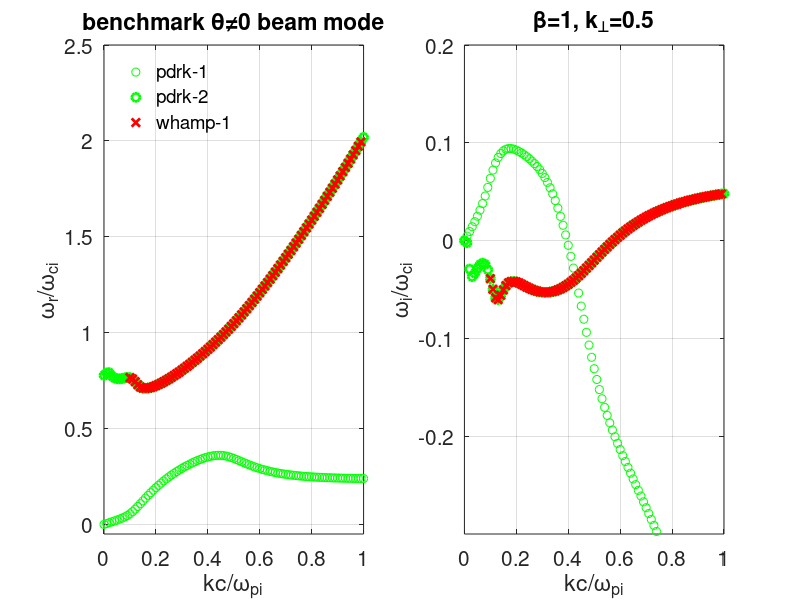

This figure's MATLAB source:
% Hua-sheng XIE, 2018-10-28 22:41 beam with kperp=0.5
% datpdrk=[kzz*cwp,wws(:,1,1),wws(:,1,2)]
datpdrk =[
   0.0000 + 0.0000i   0.0000 + 0.0000i   0.7774 + 0.0000i
   0.0100 + 0.0000i   0.0044 + 0.0046i   0.7900 - 0.0022i
   0.0200 + 0.0000i   0.0089 + 0.0093i   0.7915 - 0.0291i
   0.0300 + 0.0000i   0.0134 + 0.0142i   0.7740 - 0.0368i
   0.0400 + 0.0000i   0.0180 + 0.0193i   0.7639 - 0.0334i
   0.0500 + 0.0000i   0.0228 + 0.0249i   0.7597 - 0.0285i
   0.0600 + 0.0000i   0.0278 + 0.0311i   0.7591 - 0.0247i
   0.0700 + 0.0000i   0.0331 + 0.0379i   0.7610 - 0.0230i
   0.0800 + 0.0000i   0.0391 + 0.0456i   0.7644 - 0.0244i
   0.0900 + 0.0000i   0.0462 + 0.0544i   0.7668 - 0.0298i
   0.1000 + 0.0000i   0.0553 + 0.0636i   0.7654 - 0.0389i
   0.1100 + 0.0000i   0.0665 + 0.0721i   0.7580 - 0.0499i
   0.1200 + 0.0000i   0.0795 + 0.0794i   0.7444 - 0.0585i
   0.1300 + 0.0000i   0.0935 + 0.0850i   0.7284 - 0.0603i
   0.1400 + 0.0000i   0.1080 + 0.0890i   0.7164 - 0.0560i
   0.1500 + 0.0000i   0.1227 + 0.0918i   0.7106 - 0.0503i
   0.1600 + 0.0000i   0.1373 + 0.0934i   0.7092 - 0.0459i
   0.1700 + 0.0000i   0.1515 + 0.0941i   0.7106 - 0.0432i
   0.1800 + 0.0000i   0.1654 + 0.0941i   0.7138 - 0.0419i
   0.1900 + 0.0000i   0.1788 + 0.0935i   0.7183 - 0.0417i
   0.2000 + 0.0000i   0.1916 + 0.0925i   0.7237 - 0.0423i
   0.2100 + 0.0000i   0.2039 + 0.0911i   0.7298 - 0.0433i
   0.2200 + 0.0000i   0.2156 + 0.0896i   0.7365 - 0.0446i
   0.2300 + 0.0000i   0.2268 + 0.0878i   0.7436 - 0.0460i
   0.2400 + 0.0000i   0.2375 + 0.0858i   0.7512 - 0.0474i
   0.2500 + 0.0000i   0.2477 + 0.0837i   0.7593 - 0.0487i
   0.2600 + 0.0000i   0.2574 + 0.0813i   0.7676 - 0.0499i
   0.2700 + 0.0000i   0.2667 + 0.0787i   0.7764 - 0.0510i
   0.2800 + 0.0000i   0.2756 + 0.0758i   0.7855 - 0.0518i
   0.2900 + 0.0000i   0.2840 + 0.0725i   0.7948 - 0.0524i
   0.3000 + 0.0000i   0.2921 + 0.0687i   0.8045 - 0.0528i
   0.3100 + 0.0000i   0.2998 + 0.0644i   0.8143 - 0.0530i
   0.3200 + 0.0000i   0.3071 + 0.0595i   0.8245 - 0.0529i
   0.3300 + 0.0000i   0.3141 + 0.0540i   0.8348 - 0.0527i
   0.3400 + 0.0000i   0.3208 + 0.0478i   0.8454 - 0.0522i
   0.3500 + 0.0000i   0.3270 + 0.0409i   0.8562 - 0.0514i
   0.3600 + 0.0000i   0.3329 + 0.0332i   0.8672 - 0.0505i
   0.3700 + 0.0000i   0.3384 + 0.0248i   0.8784 - 0.0493i
   0.3800 + 0.0000i   0.3434 + 0.0157i   0.8899 - 0.0479i
   0.3900 + 0.0000i   0.3479 + 0.0058i   0.9015 - 0.0463i
   0.4000 + 0.0000i   0.3518 - 0.0048i   0.9134 - 0.0446i
   0.4100 + 0.0000i   0.3551 - 0.0161i   0.9256 - 0.0426i
   0.4200 + 0.0000i   0.3577 - 0.0281i   0.9380 - 0.0405i
   0.4300 + 0.0000i   0.3594 - 0.0406i   0.9506 - 0.0382i
   0.4400 + 0.0000i   0.3603 - 0.0536i   0.9636 - 0.0358i
   0.4500 + 0.0000i   0.3601 - 0.0670i   0.9768 - 0.0333i
   0.4600 + 0.0000i   0.3588 - 0.0804i   0.9903 - 0.0307i
   0.4700 + 0.0000i   0.3565 - 0.0938i   1.0042 - 0.0281i
   0.4800 + 0.0000i   0.3531 - 0.1068i   1.0183 - 0.0254i
   0.4900 + 0.0000i   0.3488 - 0.1193i   1.0327 - 0.0226i
   0.5000 + 0.0000i   0.3439 - 0.1310i   1.0474 - 0.0199i
   0.5100 + 0.0000i   0.3385 - 0.1420i   1.0624 - 0.0171i
   0.5200 + 0.0000i   0.3328 - 0.1523i   1.0777 - 0.0144i
   0.5300 + 0.0000i   0.3270 - 0.1617i   1.0932 - 0.0116i
   0.5400 + 0.0000i   0.3212 - 0.1705i   1.1090 - 0.0090i
   0.5500 + 0.0000i   0.3156 - 0.1787i   1.1251 - 0.0064i
   0.5600 + 0.0000i   0.3102 - 0.1864i   1.1414 - 0.0038i
   0.5700 + 0.0000i   0.3050 - 0.1937i   1.1580 - 0.0013i
   0.5800 + 0.0000i   0.3001 - 0.2006i   1.1748 + 0.0011i
   0.5900 + 0.0000i   0.2954 - 0.2073i   1.1918 + 0.0034i
   0.6000 + 0.0000i   0.2911 - 0.2136i   1.2090 + 0.0057i
   0.6100 + 0.0000i   0.2870 - 0.2199i   1.2264 + 0.0078i
   0.6200 + 0.0000i   0.2832 - 0.2259i   1.2440 + 0.0099i
   0.6300 + 0.0000i   0.2797 - 0.2319i   1.2618 + 0.0119i
   0.6400 + 0.0000i   0.2764 - 0.2378i   1.2798 + 0.0139i
   0.6500 + 0.0000i   0.2734 - 0.2437i   1.2979 + 0.0157i
   0.6600 + 0.0000i   0.2706 - 0.2495i   1.3162 + 0.0175i
   0.6700 + 0.0000i   0.2680 - 0.2554i   1.3347 + 0.0192i
   0.6800 + 0.0000i   0.2656 - 0.2612i   1.3533 + 0.0208i
   0.6900 + 0.0000i   0.2634 - 0.2671i   1.3720 + 0.0224i
   0.7000 + 0.0000i   0.2614 - 0.2731i   1.3909 + 0.0239i
   0.7100 + 0.0000i   0.2595 - 0.2791i   1.4100 + 0.0253i
   0.7200 + 0.0000i   0.2578 - 0.2851i   1.4292 + 0.0267i
   0.7300 + 0.0000i   0.2562 - 0.2912i   1.4485 + 0.0280i
   0.7400 + 0.0000i   0.2547 - 0.2974i   1.4680 + 0.0292i
   0.7500 + 0.0000i   0.2533 - 0.3037i   1.4876 + 0.0304i
   0.7600 + 0.0000i   0.2521 - 0.3100i   1.5073 + 0.0316i
   0.7700 + 0.0000i   0.2509 - 0.3164i   1.5272 + 0.0327i
   0.7800 + 0.0000i   0.2498 - 0.3229i   1.5472 + 0.0337i
   0.7900 + 0.0000i   0.2488 - 0.3295i   1.5673 + 0.0347i
   0.8000 + 0.0000i   0.2479 - 0.3361i   1.5876 + 0.0357i
   0.8100 + 0.0000i   0.2471 - 0.3428i   1.6080 + 0.0366i
   0.8200 + 0.0000i   0.2463 - 0.3497i   1.6285 + 0.0374i
   0.8300 + 0.0000i   0.2456 - 0.3566i   1.6491 + 0.0383i
   0.8400 + 0.0000i   0.2449 - 0.3635i   1.6698 + 0.0391i
   0.8500 + 0.0000i   0.2443 - 0.3706i   1.6907 + 0.0398i
   0.8600 + 0.0000i   0.2437 - 0.3778i   1.7117 + 0.0405i
   0.8700 + 0.0000i   0.2432 - 0.3850i   1.7328 + 0.0412i
   0.8800 + 0.0000i   0.2427 - 0.3923i   1.7541 + 0.0419i
   0.8900 + 0.0000i   0.2423 - 0.3997i   1.7754 + 0.0425i
   0.9000 + 0.0000i   0.2419 - 0.4072i   1.7969 + 0.0431i
   0.9100 + 0.0000i   0.2415 - 0.4147i   1.8185 + 0.0437i
   0.9200 + 0.0000i   0.2412 - 0.4224i   1.8402 + 0.0443i
   0.9300 + 0.0000i   0.2409 - 0.4301i   1.8621 + 0.0448i
   0.9400 + 0.0000i   0.2406 - 0.4379i   1.8841 + 0.0453i
   0.9500 + 0.0000i   0.2403 - 0.4458i   1.9061 + 0.0458i
   0.9600 + 0.0000i   0.2401 - 0.4538i   1.9284 + 0.0463i
   0.9700 + 0.0000i   0.2399 - 0.4618i   1.9507 + 0.0467i
   0.9800 + 0.0000i   0.2397 - 0.4699i   1.9732 + 0.0472i
   0.9900 + 0.0000i   0.2395 - 0.4781i   1.9957 + 0.0476i
   1.0000 + 0.0000i   0.2394 - 0.4864i   2.0185 + 0.0480i];

datwhamp =[
   0.1000 + 0.0000i   0.7654 - 0.0389i
   0.1100 + 0.0000i   0.7581 - 0.0498i
   0.1200 + 0.0000i   0.7445 - 0.0585i
   0.1300 + 0.0000i   0.7284 - 0.0604i
   0.1400 + 0.0000i   0.7165 - 0.0560i
   0.1500 + 0.0000i   0.7106 - 0.0504i
   0.1600 + 0.0000i   0.7092 - 0.0460i
   0.1700 + 0.0000i   0.7106 - 0.0432i
   0.1800 + 0.0000i   0.7138 - 0.0419i
   0.1900 + 0.0000i   0.7183 - 0.0417i
   0.2000 + 0.0000i   0.7237 - 0.0423i
   0.2100 + 0.0000i   0.7298 - 0.0433i
   0.2200 + 0.0000i   0.7364 - 0.0446i
   0.2300 + 0.0000i   0.7436 - 0.0460i
   0.2400 + 0.0000i   0.7512 - 0.0474i
   0.2500 + 0.0000i   0.7592 - 0.0487i
   0.2600 + 0.0000i   0.7676 - 0.0499i
   0.2700 + 0.0000i   0.7763 - 0.0509i
   0.2800 + 0.0000i   0.7854 - 0.0517i
   0.2900 + 0.0000i   0.7947 - 0.0524i
   0.3000 + 0.0000i   0.8044 - 0.0528i
   0.3100 + 0.0000i   0.8142 - 0.0529i
   0.3200 + 0.0000i   0.8244 - 0.0529i
   0.3300 + 0.0000i   0.8347 - 0.0526i
   0.3400 + 0.0000i   0.8453 - 0.0521i
   0.3500 + 0.0000i   0.8561 - 0.0514i
   0.3600 + 0.0000i   0.8670 - 0.0504i
   0.3700 + 0.0000i   0.8782 - 0.0493i
   0.3800 + 0.0000i   0.8897 - 0.0479i
   0.3900 + 0.0000i   0.9013 - 0.0463i
   0.4000 + 0.0000i   0.9132 - 0.0446i
   0.4100 + 0.0000i   0.9253 - 0.0426i
   0.4200 + 0.0000i   0.9377 - 0.0405i
   0.4300 + 0.0000i   0.9504 - 0.0382i
   0.4400 + 0.0000i   0.9633 - 0.0359i
   0.4500 + 0.0000i   0.9765 - 0.0334i
   0.4600 + 0.0000i   0.9900 - 0.0308i
   0.4700 + 0.0000i   1.0038 - 0.0281i
   0.4800 + 0.0000i   1.0179 - 0.0254i
   0.4900 + 0.0000i   1.0323 - 0.0227i
   0.5000 + 0.0000i   1.0470 - 0.0199i
   0.5100 + 0.0000i   1.0620 - 0.0171i
   0.5200 + 0.0000i   1.0773 - 0.0144i
   0.5300 + 0.0000i   1.0928 - 0.0117i
   0.5400 + 0.0000i   1.1086 - 0.0090i
   0.5500 + 0.0000i   1.1247 - 0.0064i
   0.5600 + 0.0000i   1.1410 - 0.0039i
   0.5700 + 0.0000i   1.1575 - 0.0014i
   0.5800 + 0.0000i   1.1743 + 0.0010i
   0.5900 + 0.0000i   1.1913 + 0.0033i
   0.6000 + 0.0000i   1.2085 + 0.0056i
   0.6100 + 0.0000i   1.2259 + 0.0078i
   0.6200 + 0.0000i   1.2434 + 0.0099i
   0.6300 + 0.0000i   1.2612 + 0.0119i
   0.6400 + 0.0000i   1.2792 + 0.0138i
   0.6500 + 0.0000i   1.2973 + 0.0157i
   0.6600 + 0.0000i   1.3156 + 0.0174i
   0.6700 + 0.0000i   1.3340 + 0.0191i
   0.6800 + 0.0000i   1.3526 + 0.0208i
   0.6900 + 0.0000i   1.3714 + 0.0223i
   0.7000 + 0.0000i   1.3903 + 0.0238i
   0.7100 + 0.0000i   1.4093 + 0.0253i
   0.7200 + 0.0000i   1.4285 + 0.0266i
   0.7300 + 0.0000i   1.4478 + 0.0279i
   0.7400 + 0.0000i   1.4673 + 0.0292i
   0.7500 + 0.0000i   1.4868 + 0.0304i
   0.7600 + 0.0000i   1.5066 + 0.0315i
   0.7700 + 0.0000i   1.5264 + 0.0326i
   0.7800 + 0.0000i   1.5464 + 0.0337i
   0.7900 + 0.0000i   1.5665 + 0.0347i
   0.8000 + 0.0000i   1.5867 + 0.0356i
   0.8100 + 0.0000i   1.6071 + 0.0366i
   0.8200 + 0.0000i   1.6276 + 0.0374i
   0.8300 + 0.0000i   1.6482 + 0.0383i
   0.8400 + 0.0000i   1.6689 + 0.0391i
   0.8500 + 0.0000i   1.6898 + 0.0398i
   0.8600 + 0.0000i   1.7108 + 0.0406i
   0.8700 + 0.0000i   1.7319 + 0.0413i
   0.8800 + 0.0000i   1.7531 + 0.0419i
   0.8900 + 0.0000i   1.7745 + 0.0426i
   0.9000 + 0.0000i   1.7960 + 0.0432i
   0.9100 + 0.0000i   1.8175 + 0.0438i
   0.9200 + 0.0000i   1.8393 + 0.0443i
   0.9300 + 0.0000i   1.8611 + 0.0449i
   0.9400 + 0.0000i   1.8831 + 0.0454i
   0.9500 + 0.0000i   1.9051 + 0.0459i
   0.9600 + 0.0000i   1.9274 + 0.0464i
   0.9700 + 0.0000i   1.9497 + 0.0468i
   0.9800 + 0.0000i   1.9721 + 0.0473i
   0.9900 + 0.0000i   1.9947 + 0.0477i];
%%
h=figure('unit','normalized','Position',[0.01 0.45 0.5 0.3],...
    'DefaultAxesFontSize',15);
subplot(121); hold on;
plot(datpdrk(:,1),real(datpdrk(:,2)),'go',...
    datpdrk(:,1),real(datpdrk(:,3)),'go','LineWidth',2);
hold on;
plot(datwhamp(:,1),real(datwhamp(:,2)),'rx',...
    'LineWidth',2);
hold on;
ylim([-0.05,2.5]);
grid on;box on;
xlabel('kc/\omega_{pi}'); ylabel('\omega_r/\omega_{ci}');
legend('pdrk-1','pdrk-2','whamp-1','whamp-2',...
    'location','northwest'); legend('boxoff');
title('benchmark \theta\neq0 beam mode');


subplot(122); hold on;
plot(datpdrk(:,1),imag(datpdrk(:,2)),'go',...
    datpdrk(:,1),imag(datpdrk(:,3)),'go','LineWidth',2);
hold on;
plot(datwhamp(:,1),imag(datwhamp(:,2)),'rx',...
    'LineWidth',2);
hold on;
ylim([-0.3,0.2]);
grid on;box on;
xlabel('kc/\omega_{pi}'); ylabel('\omega_i/\omega_{ci}');
title('\beta=1, k_\perp=0.5');


